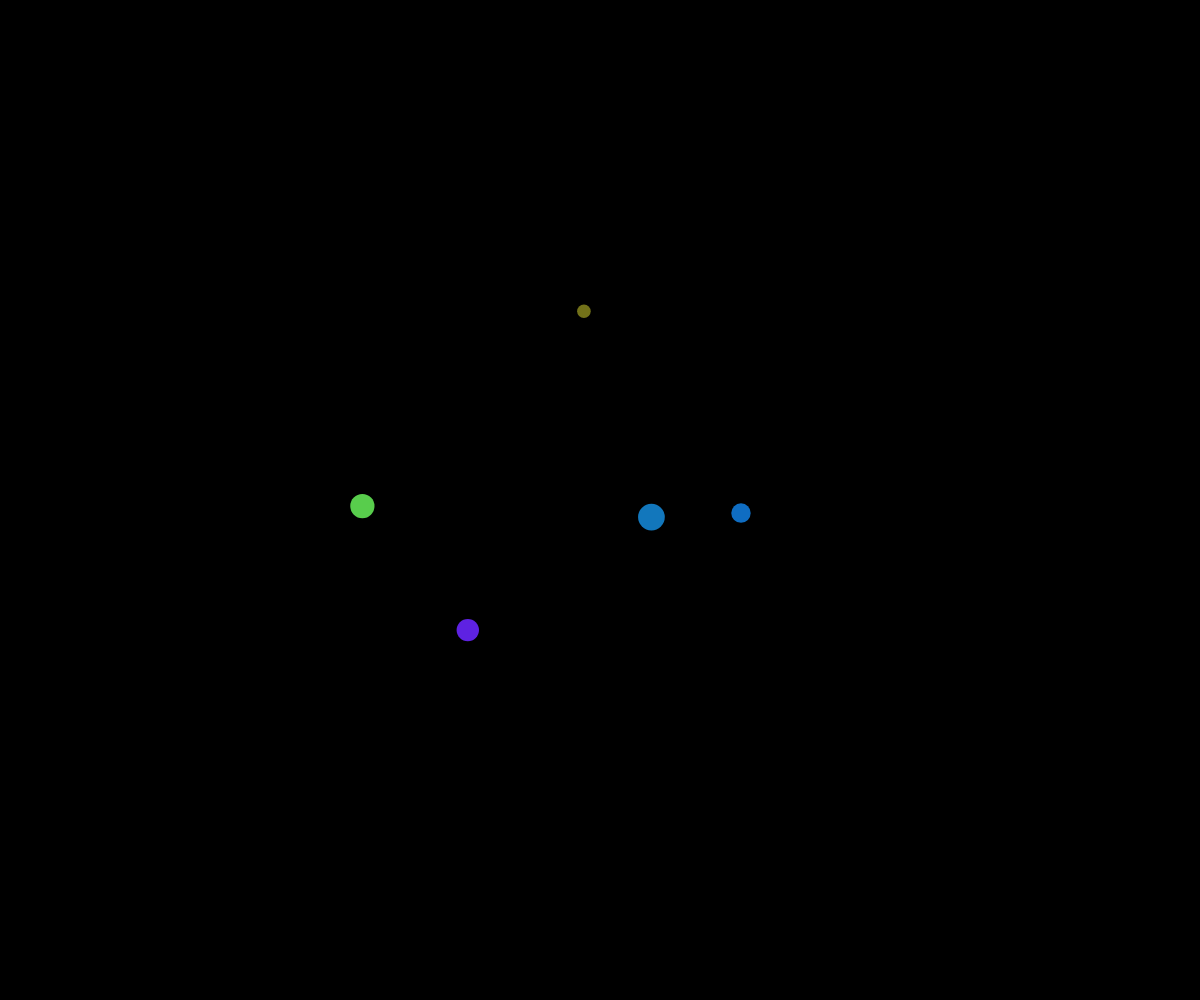
Frame 1 (no input)
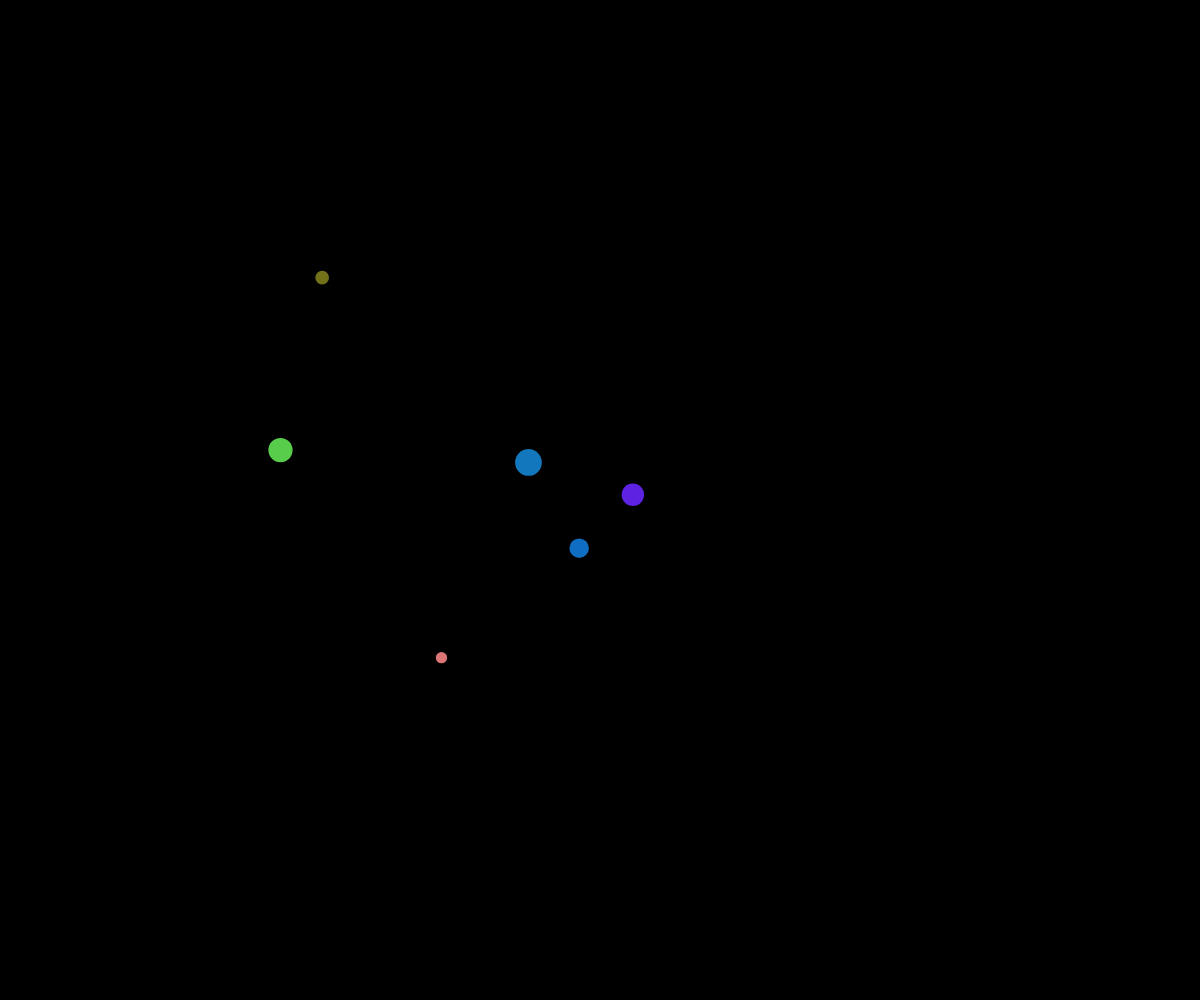
Frame 60 (no input)
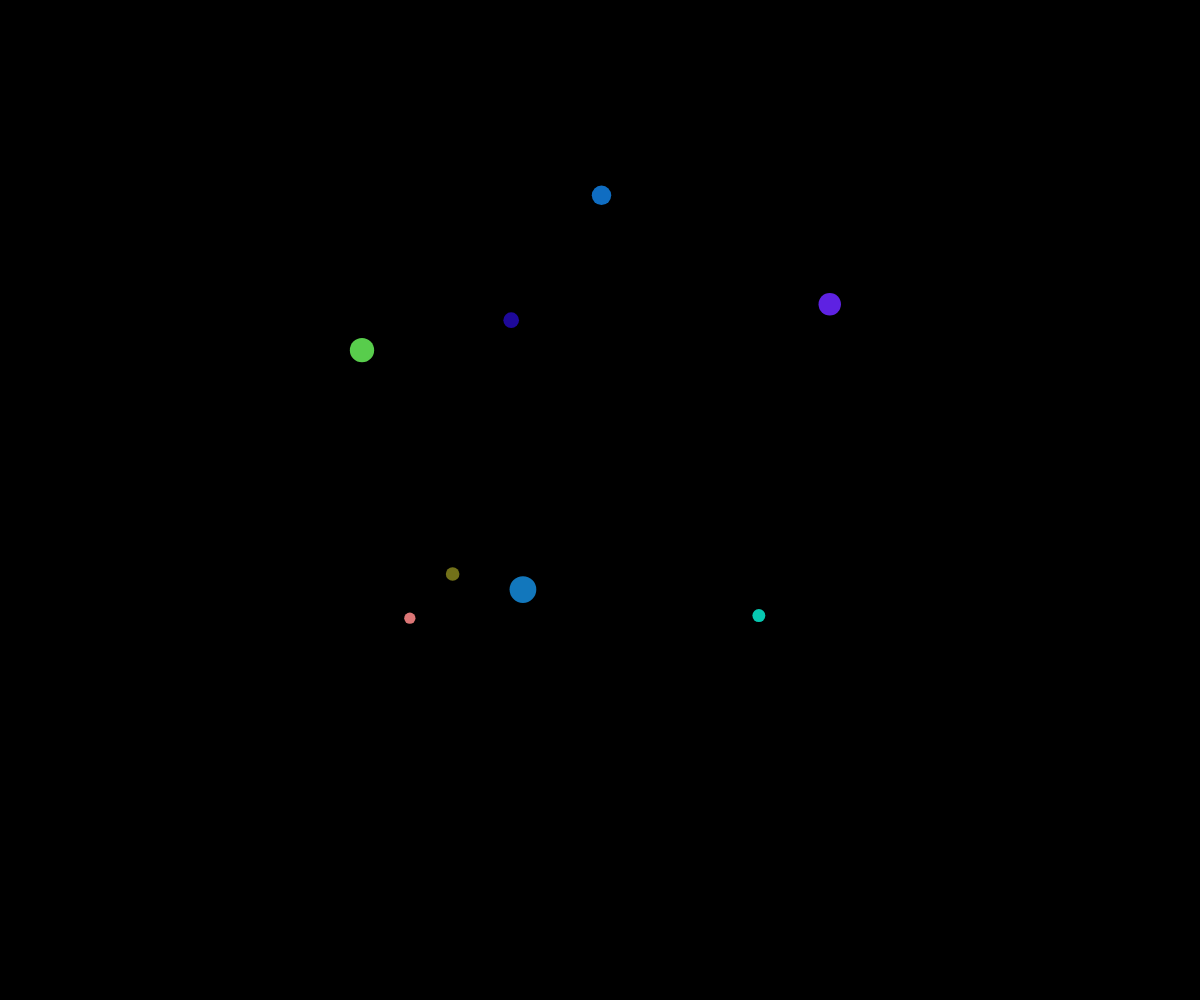
Frame 120 (the mouse pressed at the canvas centre since frame 60)

The p5.js sketch that drew these frames (run headless with seeded random() and noise() and a simulated clock; from frame 60 on, the mouse is pressed at the canvas centre):

// p5.js sketch
// ── sketch.js
// bubble movement demo
// Maram
// march 25
//
// Extra for Experts:
// - describe what you did to take this project "above and beyond"

let theBubbles = [];

function setup() {
  createCanvas(windowWidth, windowHeight);
  noStroke();

  for (let i = 0; i < 5; i++) {
    spawnBubble();

  }

  // spawn a new bubble every half second
  window.setInterval(spawnBubble, 500);
}

function draw() {
  background("black");

  // moveBubblesRandomly();
  moveBubblesWithNoise();
  displayBubbles();
}

function moveBubblesWithNoise() {
  for (let bubble of theBubbles) {
    //figure out where to be
    let x = noise(bubble.timeX) * width;
    let y = noise(bubble.timeY) * height;

    //set the bubble objects location
    bubble.x = x;
    bubble.y = y;

    //increment timeX and timeY
    bubble.timeX += bubble.deltaTime;
    bubble.timeY += bubble.deltaTime;
  }
}


function moveBubblesRandomly() {
  for (let bubble of theBubbles) {
    let choice = random(100);
    if (choice < 25) {
      //move up
      bubble.y -= bubble.speed;
    }
    else if (choice < 50) {
      //move down
      bubble.y += bubble.speed;
    }
    else if (choice < 75) {
      //move right
      bubble.x += bubble.speed;
    }
    else {
      //move left
      bubble.x -= bubble.speed;
    }
  }
}

function displayBubbles() {
  for (let bubble of theBubbles) {
    fill(bubble.r, bubble.g, bubble.b);
    circle(bubble.x, bubble.y, bubble.size);
  }
}

function spawnBubble() {
  let someBubble = {
    size: random(10,30),
    x: random(width),
    y: random(height),
    speed: 3, 
    r: random(255),
    g: random(255),
    b: random(255),
    alpha: random(255),
    timeX: random(1000000),
    timeY: random(1000000),
    deltaTime: (0.01),
  };
  theBubbles.push(someBubble);
}
